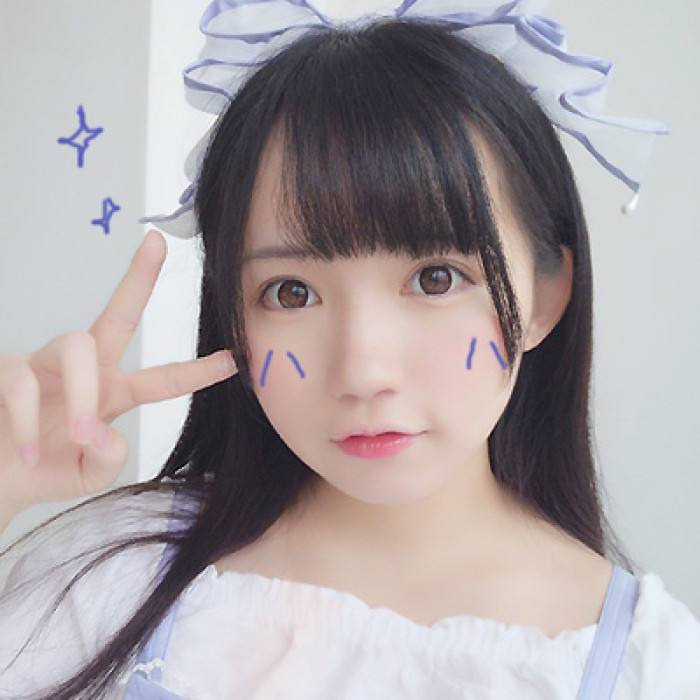
#> input picture 网络爬虫/用python3写网络爬虫/验证码处理/图片模式转换/test1.jpg, 700 x 700 px
$ python demo.py
#> lines starting #> are read from the running program, lines starting #| are printed output that depends on the picture; after the words box and inside, x2 and y2 are one past the last pixel; in counts of white or black regions, pixels touching at a corner belong together
from PIL import Image

img1 = Image.open('test1.jpg')
#> img1 is the input picture: PIL image 700x700 RGB; mean R, G, B 171.5, 163.9, 166.9
#转化为 '1'模式----------为二值图像，每个像素用8bit表示，0表示黑，255表示白
imgMode1 = img1.convert('1')
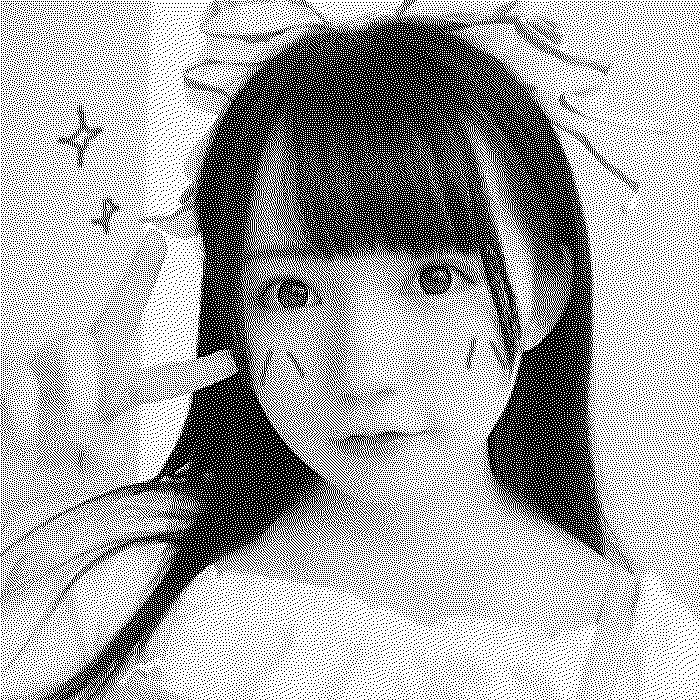
#> imgMode1: PIL image 700x700 1; 65.2% white; black in thin lines or dots
imgMode1.save('testMode1.jpg')
#转化为 'L' 模式 ----------灰色图像，它的每个像素用8个bit表示，0表示黑，255表示白，其他数字表示不同的灰度。
imgMode2 = img1.convert('L')
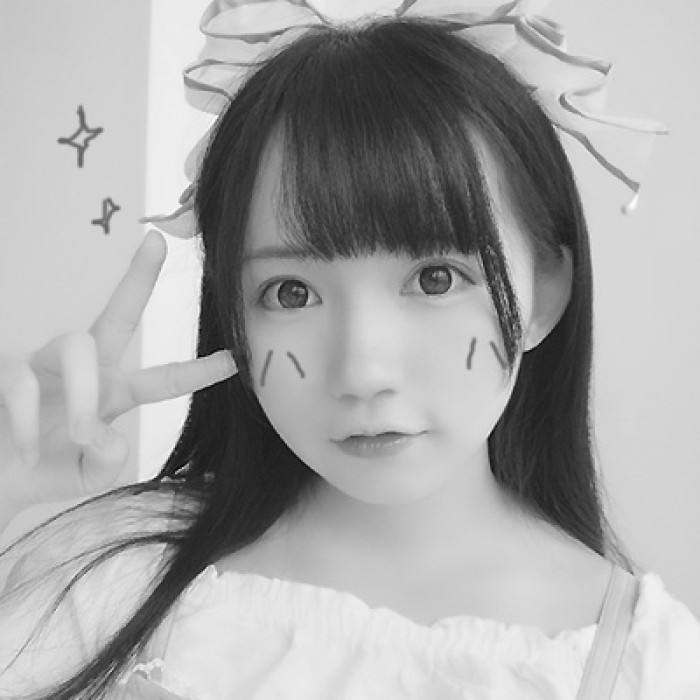
#> imgMode2: PIL image 700x700 L; min 1, max 255, mean 166.5
imgMode2.save('testMode2.jpg')

imgMode1_new = imgMode1.point(lambda x: 0 if x < 50 else 255, '1')
imgMode1_new.save('imgMode1_new.jpg')

imgMode2_new = imgMode2.point(lambda x: 0 if x < 50 else 255, '1')
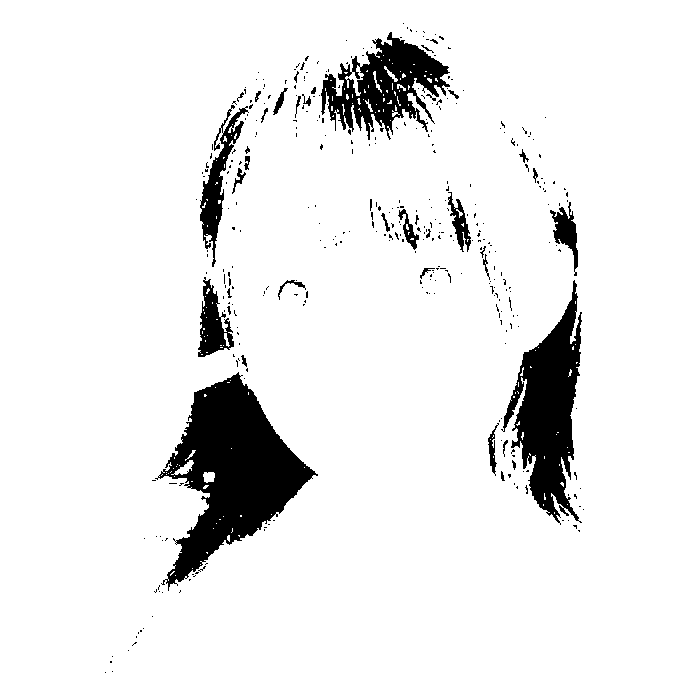
#> imgMode2_new: PIL image 700x700 1; 92.2% white; 368 black regions (331 under 20 px), largest, box (x1, y1, x2, y2) and area: (155, 372, 318, 591) 15149, (501, 280, 582, 525) 9177, (321, 32, 450, 140) 6308
imgMode2_new.save('imgMode2_new.jpg')
